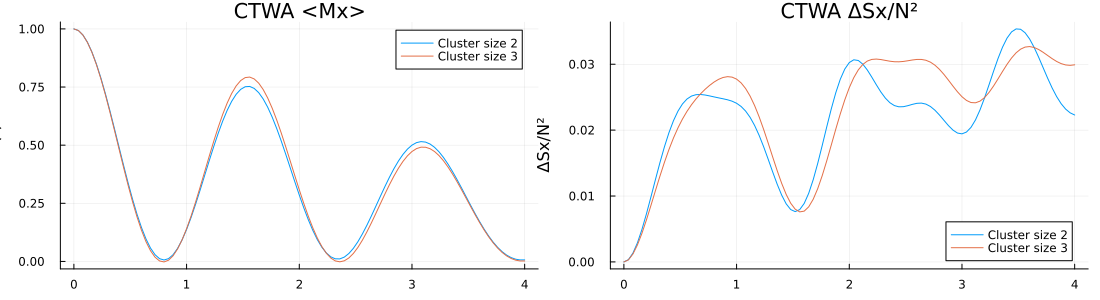

Write Julia code to recreate this figure.
using CTWA
using LinearAlgebra
using Plots
using Random
using Statistics
using Dates

# -----------------------------
# System parameters
# -----------------------------
N = 36                   # Number of spins
α = 3.0                  # Long-range power-law exponent

cluster_sizes_list = [2, 3]  # Cluster sizes to test
tspan = (0.0, 4.0)      # Time interval
n_points = 101
saveat = range(tspan[1], tspan[2], length=n_points)
Ntraj = 200              # Number of phase-space trajectories

# -----------------------------
# Construct long-range Ising Hamiltonian
# -----------------------------
Bx = zeros(N)
By = zeros(N)
Bz = zeros(N)

Jdict = Dict{Tuple{Int,Int}, Dict{Symbol,Float64}}()
for i in 1:N-1
    for j in i+1:N
        Jdict[(i,j)] = Dict(:zz => 1.0 / abs(i-j)^α)
    end
end

# -----------------------------
# Initial state: all |+x>
# -----------------------------
state_list = fill(:plusx, N)

# -----------------------------
# Prepare storage for observables
# -----------------------------
avg_mx_dict = Dict{Int, Vector{Float64}}()
deltaSx_dict = Dict{Int, Vector{Float64}}()

# -----------------------------
# Loop over cluster sizes
# -----------------------------
for clust_size in cluster_sizes_list
    println("\n=== Running CTWA with cluster size = $clust_size ===")
    start_time = now()

    # 1. Naive clustering
    clusters = naive_clustering(N, clust_size)
    print_clusters(clusters)

    # 2. Cluster mapping
    Bmat = hcat(Bx, By, Bz)  # N x 3 matrix
    Bcluster, Jcluster = microscopic_to_cluster(clusters, Bmat, Jdict)
    cluster_len = [length(Bcluster[ci]) for ci in 1:length(clusters)]

    # 3. Construct traceless Pauli basis
    function pauli_matrix(p)
        σ = [Matrix{ComplexF64}(I(2)), [0 1;1 0], [0 -im; im 0], [1 0;0 -1]]
        return σ[p+1]
    end

    function traceless_basis(n)
        basis = Vector{Matrix{ComplexF64}}()
        for digits in Iterators.product(ntuple(_->0:3, n)...)
            if all(x->x==0, digits)
                continue  # skip identity
            end
            op = pauli_matrix(digits[1])
            for k in 2:n
                op = kron(op, pauli_matrix(digits[k]))
            end
            push!(basis, op)
        end
        return basis
    end

    cluster_basis = traceless_basis(clust_size)

    # 4. Compute structure constants
    println("Computing f_list for cluster size $clust_size ...")
    f_start = time()
    f_list = compute_f_tensor(cluster_basis)
    println("f_list computed in $(round(time() - f_start, digits=3)) seconds")

    # 5. Initialize accumulators for ensemble averages
    Sx_accum = zeros(n_points)
    Sx2_accum = zeros(n_points)

    println("Evolving $Ntraj trajectories ...")
    for traj in 1:Ntraj
        # Sample initial phase-space vector
        u0 = Float64[]
        for ci in eachindex(clusters)
            append!(u0, sample_cluster(clusters[ci], state_list))
        end

        # Integrate cluster EOM
        sol = evolve_cluster(u0, Bcluster, Jcluster, cluster_len, f_list, tspan=tspan, saveat=saveat)

        # Compute total Sx for each time step
        for ti in 1:n_points
            Sx = 0.0
            offset = 0
            for (ci, cl) in enumerate(clusters)
                n_spin = length(cl)
                for s in 1:n_spin
                    Sx += sol.u[ti][offset + 3*(s-1) + 1]  # σx
                end
                offset += cluster_len[ci]
            end
            Sx_accum[ti] += Sx
            Sx2_accum[ti] += Sx^2
        end
    end

    # 6. Compute <Sx>/N and ΔSx/N^2
    avg_mx_dict[clust_size] = Sx_accum ./ (Ntraj * N)
    deltaSx_dict[clust_size] = (Sx2_accum ./ Ntraj .- (Sx_accum ./ Ntraj).^2) ./ (N^2)

    println("Cluster size $clust_size done in $(now() - start_time)")
end

# -----------------------------
# Plot results
# -----------------------------
plot(layout=(1,2), size=(1100,300))

# Left: <Mx(t)>
for clust_size in cluster_sizes_list
    plot!(saveat, avg_mx_dict[clust_size], label="Cluster size $clust_size", subplot=1)
end
xlabel!(subplot=1, "t")
ylabel!(subplot=1, "<Mx(t)>")
title!(subplot=1, "CTWA <Mx>")

# Right: ΔSx(t)/N^2
for clust_size in cluster_sizes_list
    plot!(saveat, deltaSx_dict[clust_size], label="Cluster size $clust_size", subplot=2)
end
xlabel!(subplot=2, "t")
ylabel!(subplot=2, "ΔSx/N²")
title!(subplot=2, "CTWA ΔSx/N²")

savefig("example1_obs.png")
println("Plot saved as example1_obs.png")
